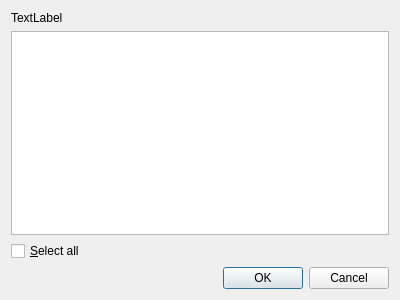
<?xml version="1.0" encoding="UTF-8"?>
<ui version="4.0">
 <class>FplGui_Section_Dia</class>
 <widget class="QDialog" name="FplGui_Section_Dia">
  <property name="geometry">
   <rect>
    <x>0</x>
    <y>0</y>
    <width>400</width>
    <height>300</height>
   </rect>
  </property>
  <property name="minimumSize">
   <size>
    <width>370</width>
    <height>300</height>
   </size>
  </property>
  <property name="maximumSize">
   <size>
    <width>400</width>
    <height>16777215</height>
   </size>
  </property>
  <property name="windowTitle">
   <string>Select FloodProtectionLine section</string>
  </property>
  <property name="windowIcon">
   <iconset resource="../../../system_sys/source_code/gui/resources/system_sys_resource.qrc">
    <normaloff>:/fpl_icon</normaloff>:/fpl_icon</iconset>
  </property>
  <layout class="QVBoxLayout">
   <item>
    <widget class="QLabel" name="label_header">
     <property name="text">
      <string>TextLabel</string>
     </property>
    </widget>
   </item>
   <item>
    <widget class="QListWidget" name="listWidget"/>
   </item>
   <item>
    <widget class="QCheckBox" name="checkBox_all_select">
     <property name="text">
      <string>&amp;Select all</string>
     </property>
    </widget>
   </item>
   <item>
    <layout class="QHBoxLayout">
     <item>
      <spacer>
       <property name="orientation">
        <enum>Qt::Horizontal</enum>
       </property>
       <property name="sizeHint" stdset="0">
        <size>
         <width>108</width>
         <height>20</height>
        </size>
       </property>
      </spacer>
     </item>
     <item>
      <widget class="QPushButton" name="okButton">
       <property name="text">
        <string>OK</string>
       </property>
      </widget>
     </item>
     <item>
      <widget class="QPushButton" name="cancelButton">
       <property name="text">
        <string>Cancel</string>
       </property>
      </widget>
     </item>
    </layout>
   </item>
  </layout>
 </widget>
 <resources>
  <include location="../../../system_sys/source_code/gui/resources/system_sys_resource.qrc"/>
 </resources>
 <connections/>
</ui>
